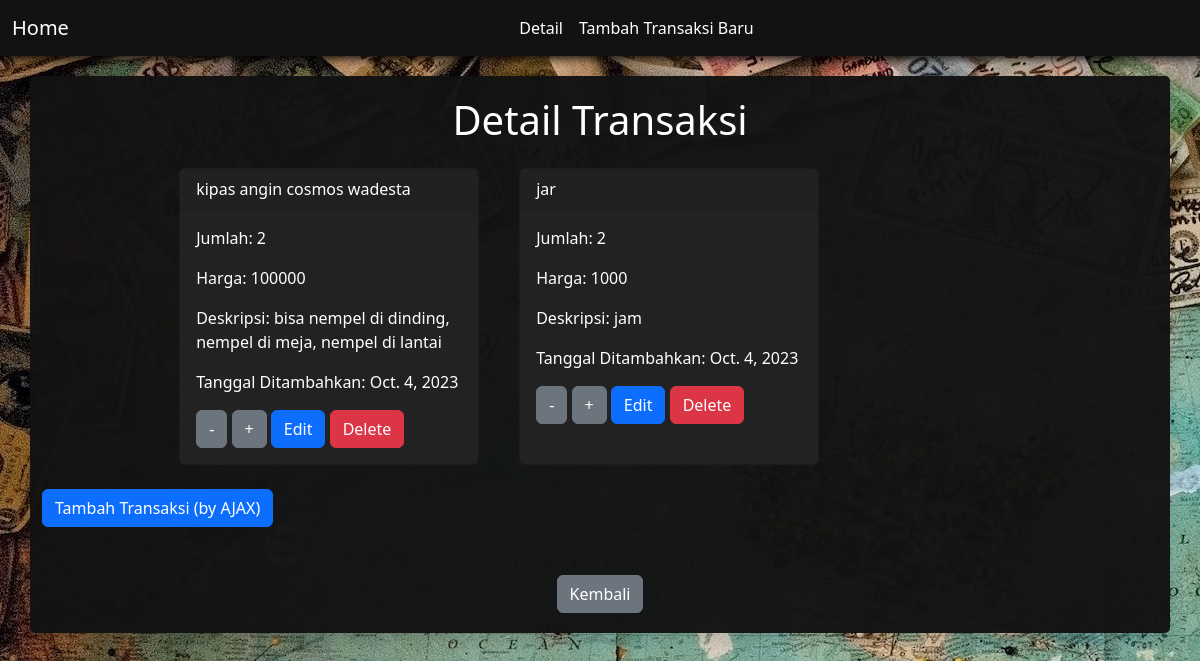
The page /show-detail (signed in) on the database as committed earlier.
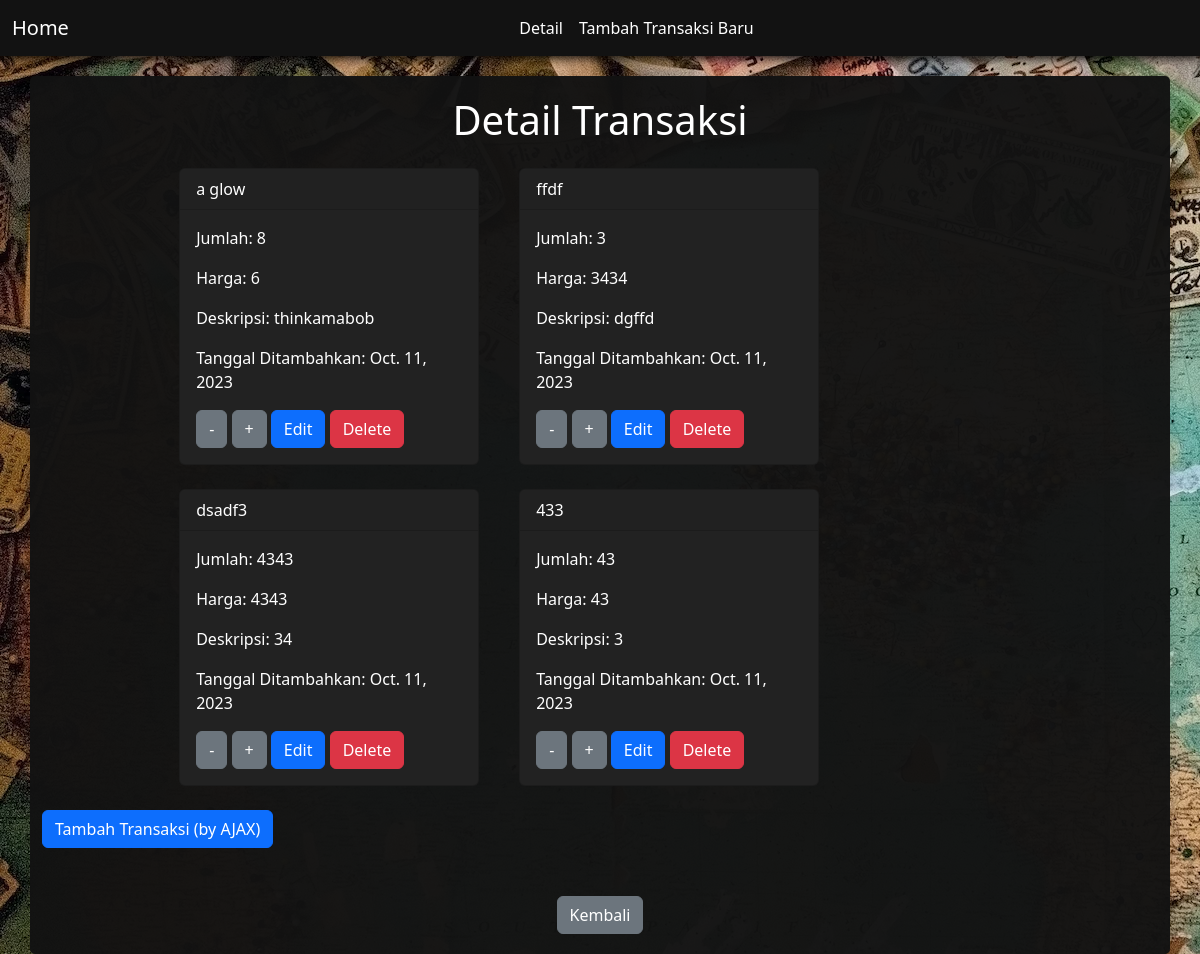
The same page on the database as committed later.
### main/models.py (models this page shows)
class Item(models.Model):
    user = models.ForeignKey(User, on_delete=models.CASCADE)
    name = models.CharField(max_length=255)
    amount = models.IntegerField()
    description = models.TextField()
    price = models.IntegerField()
    date_added = models.DateField(auto_now_add=True)

### main/views.py (the view)
# urls.py: path('show-detail', show_detail, name='show_detail'),
def show_detail(request):
    items = Item.objects.filter(user=request.user)
    context = {'items' : items }
    return render(request, "show_detail.html", context)

### main/templates/show_detail.html (shortened to what this page needs)
{% extends 'base.html' %}
{% block content %}
<div class="container shadow">
    <div class="text-center mb-4">
        <h1>Detail Transaksi</h1>
    </div>
    <div class="card-container">
        {% for item in items %}
        <div class="card mb-4" id="item_card_{{ item.pk }}">
            <div class="card-header">
                {{ item.name }}
            </div>
            <div class="card-body">
                <p class="card-text">Jumlah: {{ item.amount }}</p>
                <p class="card-text">Harga: {{ item.price }}</p>
                <p class="card-text">Deskripsi: {{ item.description }}</p>
                <p class="card-text">Tanggal Ditambahkan: {{ item.date_added }}</p>
                <a href="{% url 'main:decrease_item' item.pk %}" class="btn btn-secondary">-</a>
                <a href="{% url 'main:increase_item' item.pk %}" class="btn btn-secondary">+</a>
                <a href="{% url 'main:edit_item' item.pk %}" class="btn btn-primary">Edit</a>
                <a href="{% url 'main:delete_item' item.pk %}" class="btn btn-danger">Delete</a>
            </div>
        </div>
        {% endfor %}
    </div>
    <button type="button" class="btn btn-primary" data-bs-toggle="modal" data-bs-target="#exampleModal">Tambah Transaksi (by AJAX)</button>
    <div class="text-center mt-5">
        <a href="{% url 'main:show_main' %}" class="btn btn-secondary">Kembali</a>
    </div>
</div>
{% endblock %}

Rows that differ between the two databases and show on the page:
removed Item: name "kipas angin cosmos wadesta", amount "2", price "100000", description "bisa nempel di dinding, nempel di meja, nempel di lantai", date_added "Oct. 4, 2023"
removed Item: name "jar", amount "2", price "1000", description "jam", date_added "Oct. 4, 2023"
added Item: name "a glow", amount "8", price "6", description "thinkamabob", date_added "Oct. 11, 2023"
added Item: name "ffdf", amount "3", price "3434", description "dgffd", date_added "Oct. 11, 2023"
added Item: name "dsadf3", amount "4343", price "4343", description "34", date_added "Oct. 11, 2023"
added Item: name "433", amount "43", price "43", description "3", date_added "Oct. 11, 2023"
